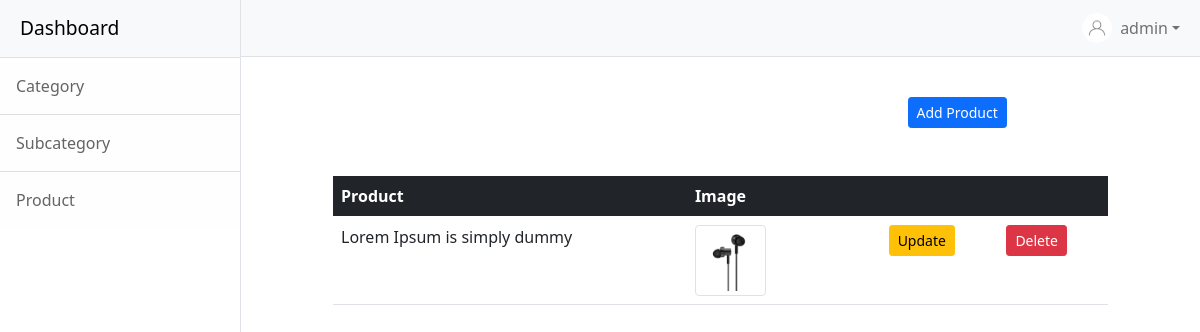
/product/ (signed in), run on the app's committed database.
### operation_app/models.py (models this page shows, shortened)
class Product(models.Model):
    category = models.ForeignKey(
        Category, on_delete=models.CASCADE)
    subcategory = models.ForeignKey(Subcategory, on_delete=models.CASCADE)
    title = models.CharField(max_length=200)
    description = RichTextField()
    price = models.DecimalField(max_digits=8, decimal_places=2)
    old_price = models.DecimalField(max_digits=8, decimal_places=2, null=True)
    stock = models.PositiveIntegerField(null=True)
    image = models.ImageField(
        upload_to="product", verbose_name='Image')
    slug = models.SlugField(null=True, unique=True)
    active = models.BooleanField(default=True)
    hits = models.IntegerField(default=0)
    posted_on = models.DateTimeField(auto_now=False, auto_now_add=True)
    updated_on = models.DateTimeField(auto_now=True, auto_now_add=False)
    def image_tag(self):
        return mark_safe('<img src="{}" heights="70" width="60" />'.format(self.image.url))
    image_tag.short_description = 'Image'

### operation_app/views.py (the view)
# urls.py: path('product/', product, name='product'),
@login_required
def product(request):
    data = Product.objects.all()
    return render(request, 'product_list.html', context={'data': data})

### templates/product_list.html (shortened to what this page needs)
{% extends 'base.html' %}
{% block body_block %}
<a  class="btn btn-sm btn-primary catbut" href="{% url 'add_product'%}">Add Product</a>
  <div class="pt-5 tabled">
   <table class="table table-image">
    <thead class="table-dark m-2" >
     <th>Product</th>
     <th colspan="3">Image</th>
    {% for d in data %}
    <tbody >
    <td>{{d.title}}</td>
    <td class="w-25"><img src="{{d.image.url}}" class="img-fluid img-thumbnail" alt="" width="40%" height="15%"></td>
    <td><a class="btn btn-sm btn-warning" href="{% url 'update_product' pk=d.pk %}">Update</a></td>
    <td><a class="btn btn-sm btn-danger" href="{% url 'delete_product' pk=d.pk %}">Delete</a></td>
    </tbody  >
    {% endfor %}
  </table>
</div>
{% endblock %}

### templates/base.html (shortened to what this page needs)
{% load static %}
<!DOCTYPE html>
<html lang="en">
    <head>
        <link href="{%static 'css/style.css'%}" rel="stylesheet" />
        <link href="{%static 'inp.css'%}" rel="stylesheet" />
    </head>
    <body>
        <div class="d-flex" id="wrapper">
            <div class="border-end bg-white" id="sidebar-wrapper">
                <div class="sidebar-heading border-bottom bg-light "><a class="modify" href="/">Dashboard</a></div>
                <div class="list-group list-group-flush">
                  <a class="list-group-item list-group-item-action list-group-item-light p-3" href="{%url 'category' %}">Category</a>
				    <a class="list-group-item list-group-item-action list-group-item-light p-3" href="{%url 'subcategory' %}">Subcategory</a>
					 <a class="list-group-item list-group-item-action list-group-item-light p-3" href="{% url 'product' %}">Product</a>
                </div>
            </div>
            <div id="page-content-wrapper">
                <nav class="navbar navbar-expand-lg navbar-light bg-light border-bottom">
                    <div class="container-fluid">
                        <div class="collapse navbar-collapse" id="navbarSupportedContent">
                            <ul class="navbar-nav ms-auto mt-2 mt-lg-0">
                            <img src="{%static 'user.jpg' %}" alt="logo" width="30px" height="30px" style="border-radius: 15px; margin-top: 5px;">
                               <li> {% if user.is_authenticated %}
                                    <a class="nav-link dropdown-toggle" id="navbarDropdown" href="#" role="button" data-bs-toggle="dropdown" aria-haspopup="true" aria-expanded="false">{{user.username}}</a>
                                        {% endif %}
                                </li>
                            </ul>
                        </div>
                    </div>
                </nav>
              <div class="container">
                {% block body_block %}
                {% endblock %}
              </div>
            </div>
        </div>
    </body>
</html>

### data on the page
Product: title "Lorem Ipsum is simply dummy", image (picture)

### other printed values
{{ user.username }} "admin"
